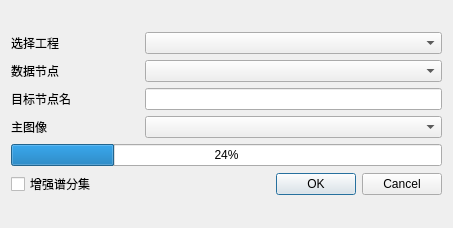
<?xml version="1.0" encoding="UTF-8"?>
<ui version="4.0">
 <class>S1_TOPS_BackGeocoding</class>
 <widget class="QWidget" name="S1_TOPS_BackGeocoding">
  <property name="geometry">
   <rect>
    <x>0</x>
    <y>0</y>
    <width>453</width>
    <height>228</height>
   </rect>
  </property>
  <property name="windowTitle">
   <string>后向地理编码配准</string>
  </property>
  <property name="windowIcon">
   <iconset resource="../QtWidgetsApplication3.qrc">
    <normaloff>:/QtWidgetsApplication3/icon/InSARapp.ico</normaloff>:/QtWidgetsApplication3/icon/InSARapp.ico</iconset>
  </property>
  <layout class="QVBoxLayout" name="verticalLayout">
   <item>
    <layout class="QVBoxLayout" name="verticalLayout_2">
     <item>
      <layout class="QHBoxLayout" name="horizontalLayout_6" stretch="3,7">
       <item>
        <widget class="QLabel" name="label">
         <property name="text">
          <string>选择工程</string>
         </property>
        </widget>
       </item>
       <item>
        <widget class="QComboBox" name="comboBox"/>
       </item>
      </layout>
     </item>
     <item>
      <layout class="QHBoxLayout" name="horizontalLayout_5" stretch="3,7">
       <item>
        <widget class="QLabel" name="label_2">
         <property name="text">
          <string>数据节点</string>
         </property>
        </widget>
       </item>
       <item>
        <widget class="QComboBox" name="comboBox_2"/>
       </item>
      </layout>
     </item>
     <item>
      <layout class="QHBoxLayout" name="horizontalLayout_4" stretch="3,7">
       <item>
        <widget class="QLabel" name="label_6">
         <property name="text">
          <string>目标节点名</string>
         </property>
        </widget>
       </item>
       <item>
        <widget class="QLineEdit" name="fileedit"/>
       </item>
      </layout>
     </item>
     <item>
      <layout class="QHBoxLayout" name="horizontalLayout_2" stretch="3,7">
       <item>
        <widget class="QLabel" name="label_3">
         <property name="text">
          <string>主图像</string>
         </property>
        </widget>
       </item>
       <item>
        <widget class="QComboBox" name="comboBox_3"/>
       </item>
      </layout>
     </item>
     <item>
      <layout class="QHBoxLayout" name="horizontalLayout_7">
       <item>
        <widget class="QProgressBar" name="progressBar">
         <property name="value">
          <number>24</number>
         </property>
        </widget>
       </item>
      </layout>
     </item>
     <item>
      <layout class="QHBoxLayout" name="horizontalLayout_3" stretch="3,7">
       <item>
        <widget class="QCheckBox" name="checkBox">
         <property name="text">
          <string>增强谱分集</string>
         </property>
        </widget>
       </item>
       <item>
        <widget class="QDialogButtonBox" name="buttonBox">
         <property name="standardButtons">
          <set>QDialogButtonBox::Cancel|QDialogButtonBox::Ok</set>
         </property>
        </widget>
       </item>
      </layout>
     </item>
    </layout>
   </item>
  </layout>
 </widget>
 <resources>
  <include location="../QtWidgetsApplication3.qrc"/>
 </resources>
 <connections/>
</ui>
